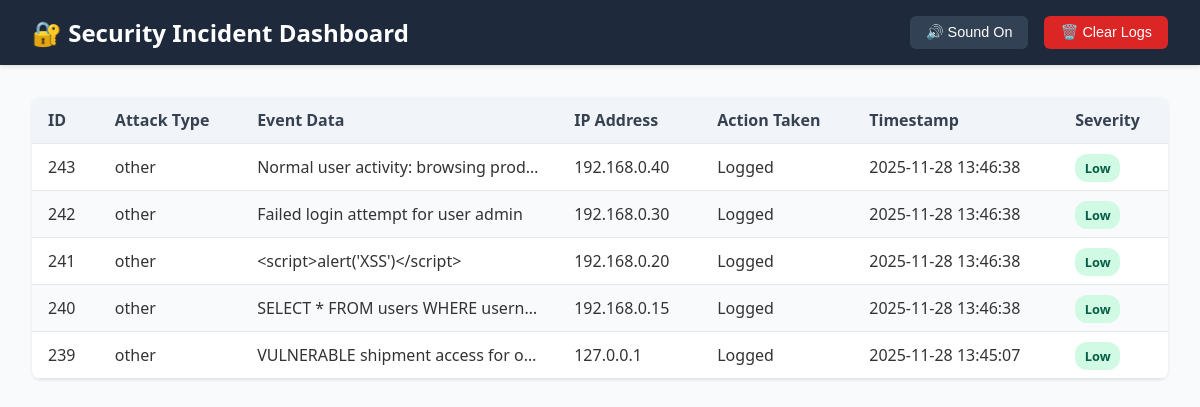
The app's page /dashboard/, older data.
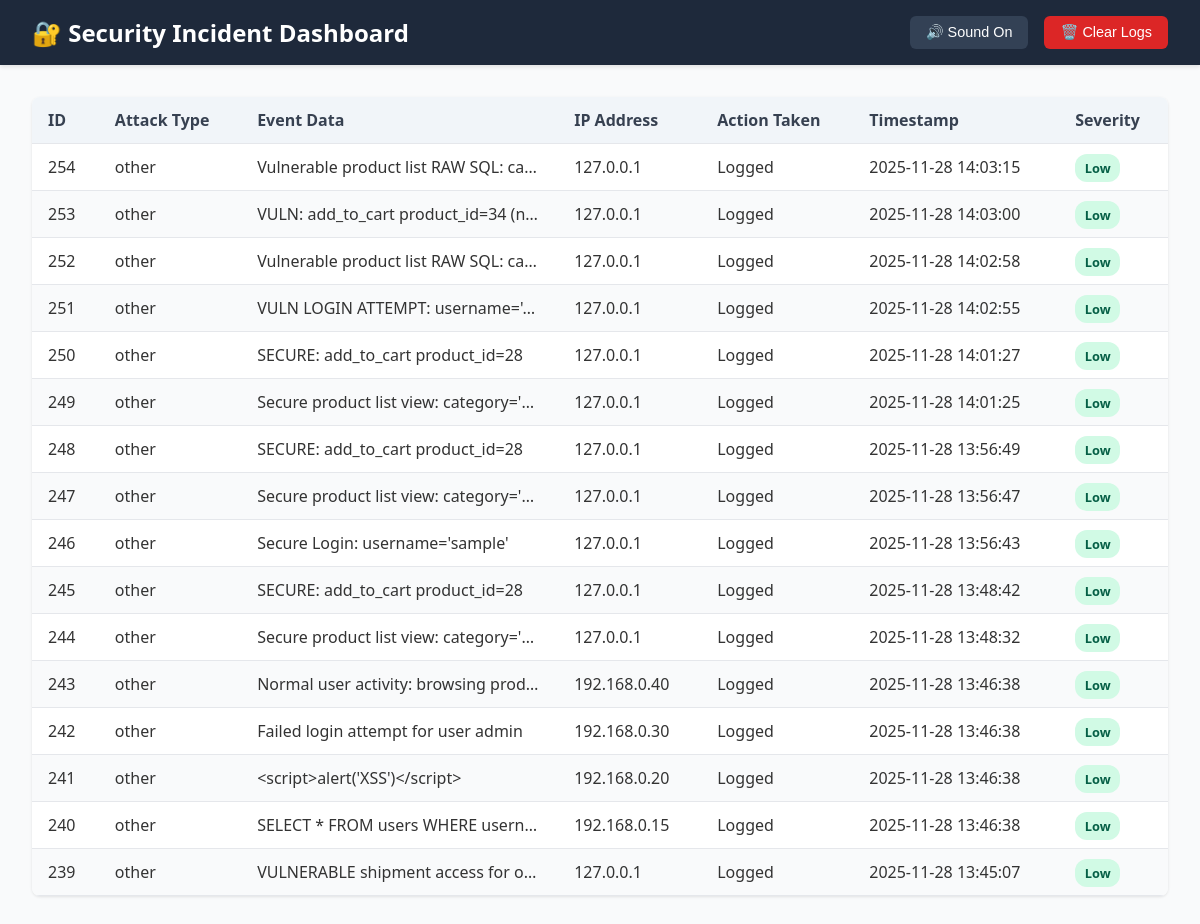
The same page, newer data.
### monitoring/models.py (models this page shows, shortened)
class Incident(models.Model):
    ATTACK_TYPES = [
        ("suricata_alert", "Suricata Alert"),
        ("snort_alert", "Snort Alert"),
        ("sql_injection", "SQL Injection"),
        ("xss", "Cross-Site Scripting"),
        ("bruteforce", "Brute Force"),
        ("command_injection", "Command Injection"),
        ("other", "Other"),
    ]
    SEVERITY_LEVELS = [
        ("Low", "Low"),
        ("Medium", "Medium"),
        ("High", "High"),
        ("Critical", "Critical"),
    ]
    SEVERITY_MAP = {
        "sql_injection": "High",
        "command_injection": "High",
        "suricata_alert": "High",
        "snort_alert": "High",
        "xss": "Medium",
        "bruteforce": "Medium",
        "other": "Low",
    }
    attack_type = models.CharField(max_length=50, choices=ATTACK_TYPES, default="other")
    event_data = models.TextField()
    ip_address = models.GenericIPAddressField(null=True, blank=True)
    action_taken = models.CharField(max_length=255, default="Logged")
    severity = models.CharField(max_length=10, choices=SEVERITY_LEVELS, default="Low")
    timestamp = models.DateTimeField(auto_now_add=True)

### monitoring/views.py (the view)
# urls.py: path('dashboard/', views.dashboard, name='dashboard'),
def dashboard(request):
    incidents = Incident.objects.order_by("-timestamp")[:50]
    return render(request, "dashboard.html", {"incidents": incidents})

### monitoring/templates/dashboard.html (shortened to what this page needs)
{% load static %}
<!DOCTYPE html>
<html lang="en">
<head>
  <link rel="stylesheet" href="{% static 'css/dashboard.css' %}">
</head>
<body>
  <header class="dashboard-header">
    <h1>🔐 Security Incident Dashboard</h1>
    <div class="header-actions">
      <button id="mute-btn" class="mute-btn">🔊 Sound On</button>
      <form method="POST" action="{% url 'clear_logs' %}" class="clear-logs-form">
        <button type="submit" class="clear-btn" onclick="return confirm('Are you sure you want to clear all logs?');">
          🗑️ Clear Logs
        </button>
      </form>
    </div>
  </header>
  <section class="table-section">
    <table class="incident-table">
      <thead>
        <tr>
          <th>ID</th>
          <th>Attack Type</th>
          <th>Event Data</th>
          <th>IP Address</th>
          <th>Action Taken</th>
          <th>Timestamp</th>
          <th>Severity</th>
        </tr>
      </thead>
      <tbody>
        {% for incident in incidents %}
        <tr data-id="{{ incident.id }}">
          <td>{{ incident.id }}</td>
          <td>{{ incident.attack_type }}</td>
          <td class="event-data">{{ incident.event_data }}</td>
          <td>{{ incident.ip_address }}</td>
          <td>{{ incident.action_taken }}</td>
          <td>{{ incident.timestamp|date:"Y-m-d H:i:s" }}</td>
          <td>
            <span class="badge severity-{{ incident.severity|lower }}">
              {{ incident.severity }}
            </span>
          </td>
        </tr>
        {% empty %}
        <tr>
          <td colspan="7" class="empty-state">✅ No incidents detected. System is secure.</td>
        </tr>
        {% endfor %}
      </tbody>
    </table>
  </section>
</body>
</html>

### monitoring/static/css/dashboard.css (style rules this page uses)
body { font-family: "Segoe UI", Roboto, sans-serif; background: #f9fafb; color: #333; margin: 0; padding: 0; }
.dashboard-header { display: flex; justify-content: space-between; align-items: center; background: #1e293b; color: #fff; padding: 1rem 2rem; box-shadow: 0 2px 4px rgba(0,0,0,0.1); }
.dashboard-header h1 { margin: 0; font-size: 1.5rem; }
.header-actions { display: flex; gap: 1rem; }
button { cursor: pointer; border: none; padding: 0.5rem 1rem; border-radius: 6px; font-size: 0.9rem; transition: background 0.2s ease; }
.mute-btn { background: #334155; color: #fff; }
.clear-btn { background: #dc2626; color: #fff; }
.table-section { padding: 2rem; }
.incident-table { width: 100%; border-collapse: collapse; background: #fff; border-radius: 8px; overflow: hidden; box-shadow: 0 1px 3px rgba(0,0,0,0.1); }
.incident-table th, .incident-table td { padding: 0.75rem 1rem; text-align: left; border-bottom: 1px solid #e5e7eb; }
.incident-table th { background: #f1f5f9; font-weight: 600; color: #374151; }
.incident-table tr:nth-child(even) { background: #f9fafb; }
.event-data { max-width: 250px; overflow: hidden; text-overflow: ellipsis; white-space: nowrap; }
.badge { padding: 0.3rem 0.6rem; border-radius: 12px; font-size: 0.8rem; font-weight: 600; text-transform: capitalize; }
.severity-low { background: #d1fae5; color: #065f46; }

Row changes from the older to the newer data that the page shows:
added Incident: id "254", attack_type "other", event_data "Vulnerable product list RAW SQL: ca…", ip_address "127.0.0.1", action_taken "Logged", timestamp "2025-11-28 14:03:15", severity "Low"
added Incident: id "253", attack_type "other", event_data "VULN: add_to_cart product_id=34 (n…", ip_address "127.0.0.1", action_taken "Logged", timestamp "2025-11-28 14:03:00", severity "Low"
added Incident: id "252", attack_type "other", event_data "Vulnerable product list RAW SQL: ca…", ip_address "127.0.0.1", action_taken "Logged", timestamp "2025-11-28 14:02:58", severity "Low"
added Incident: id "251", attack_type "other", event_data "VULN LOGIN ATTEMPT: username='…", ip_address "127.0.0.1", action_taken "Logged", timestamp "2025-11-28 14:02:55", severity "Low"
added Incident: id "250", attack_type "other", event_data "SECURE: add_to_cart product_id=28", ip_address "127.0.0.1", action_taken "Logged", timestamp "2025-11-28 14:01:27", severity "Low"
added Incident: id "249", attack_type "other", event_data "Secure product list view: category='…", ip_address "127.0.0.1", action_taken "Logged", timestamp "2025-11-28 14:01:25", severity "Low"
added Incident: id "248", attack_type "other", event_data "SECURE: add_to_cart product_id=28", ip_address "127.0.0.1", action_taken "Logged", timestamp "2025-11-28 13:56:49", severity "Low"
added Incident: id "247", attack_type "other", event_data "Secure product list view: category='…", ip_address "127.0.0.1", action_taken "Logged", timestamp "2025-11-28 13:56:47", severity "Low"
added Incident: id "246", attack_type "other", event_data "Secure Login: username='sample'", ip_address "127.0.0.1", action_taken "Logged", timestamp "2025-11-28 13:56:43", severity "Low"
added Incident: id "245", attack_type "other", event_data "SECURE: add_to_cart product_id=28", ip_address "127.0.0.1", action_taken "Logged", timestamp "2025-11-28 13:48:42", severity "Low"
added Incident: id "244", attack_type "other", event_data "Secure product list view: category='…", ip_address "127.0.0.1", action_taken "Logged", timestamp "2025-11-28 13:48:32", severity "Low"
